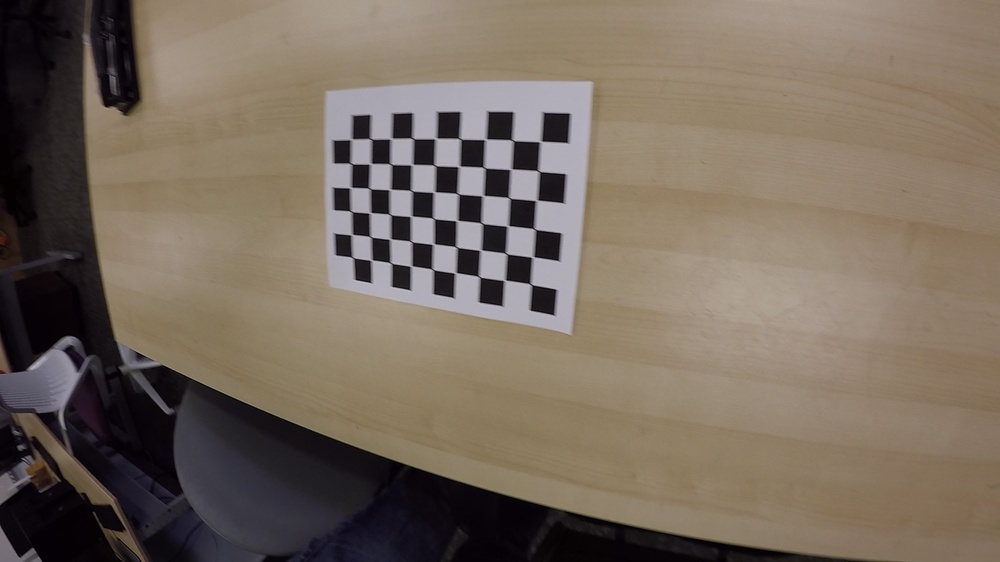
#> input picture Vision Feedback Loop/Camera Calibration/calibrationData/01.jpg, 1000 x 562 px, shrunk from 1920 x 1080 before the run; its folder holds only this picture in this run
$ jupyter execute 'GoPro Camera Calibration.ipynb'   (shell and % lines are left out)
#> lines starting #> are read from the running program, lines starting #| are printed output that depends on the picture; long printed decimals are rounded
[cell 1]
import cv2
import numpy as np
import matplotlib.pyplot as plt

import sys
import copy
from os import listdir, path
from os.path import isfile, join

[cell 2]
class ImageProcess(object):
    """Process and calibrate images from camera"""

    def __init__(self, calibrate = False, matrixPath = None, size= 1000):
        """Creates an object of image correction """

        if matrixPath == None:
            self.matrixPath = "calibration_data.npz"
        else:
            self.matrixPath = matrixPath+".npz"

        # setup parameters
        self.size = size
        self.imageReadPath=  "./calibrationData"

        if calibrate:
            self.calibrateCamera()

        #loading the matrix calibration data
        calibrationData = np.load(self.matrixPath)
        distCoeff, intrinsic_matrix = calibrationData.files
        self.intrinsic_matrix = calibrationData[intrinsic_matrix]
        self.distCoeff = calibrationData[distCoeff]

    def readImages(self, path = None, crop= False, size = None):
        """reads images from a giben path and crop them with a desired size"""
#> called with crop = False
        if path == None:
            path = self.imageReadPath
        if size == None:
            size = self.size
        names = [join(path, f) for f in listdir(path)
                                     if (isfile(join(path, f))
                                    and (f[-4:]==".jpg" or f[-4:]==".png"))]

        self.sourceImages = [cv2.imread(name) for name in names ]
#> self.sourceImages = 1 item
        self.images = copy.deepcopy(self.sourceImages)
#> self.images = 1 item
        self.h,self.w,_ = self.sourceImages[0].shape

        if crop:
            wC = self.w//2
            hC = self.h//2
            self.images = [img[hC-size//2:hC+size//2, wC-size//2:wC+size//2] for img in self.images]

        return self.images

    def lensCorrection(self, images= None, save = False):
        """applies lens correction to the images"""

        if type(images) != np.ndarray and type(images) != list:
            images = self.readImages()
        if type(images) != list:
            images = [images]

        self.corrected = [cv2.undistort(img, self.intrinsic_matrix, self.distCoeff, None) for img in images]
        print (len(self.corrected))
        if save:
            for i in range (len(self.corrected)):
                name = "corrected{}.jpg".format(i)
                cv2.imwrite(name,self.corrected[i])

        return self.corrected

    # [10 lines left out: function saveImages, not called in this run]

    def calibrateCamera(self):
        """calibrate camera based on a set of given images"""
        # based on: https://www.theeminentcodfish.com/gopro-calibration/

        images = self.readImages()
#> images = 1 item
        n_boards = len(images)
#> n_boards = 1
        board_w = 9
        board_h= 6
        board_dim= 25
        h,w,_ = images[0].shape
        image_size = (w,h)
        print (image_size)
#| (1000, 562)


        board_n = board_w * board_h
        opts = []
        ipts = []
        npts = np.zeros((n_boards, 1), np.int32)
        intrinsic_matrix = np.zeros((3, 3), np.float32)
        distCoeffs = np.zeros((5, 1), np.float32)
        criteria = (cv2.TERM_CRITERIA_EPS + cv2.TERM_CRITERIA_MAX_ITER, 30, 0.1)

        # prepare object points based on the actual dimensions of the calibration board
        # like (0,0,0), (25,0,0), (50,0,0) ....,(200,125,0)

        objp = np.zeros((board_h*board_w,3), np.float32)
        objp[:,:2] = np.mgrid[0:(board_w*board_dim):board_dim,0:(board_h*board_dim):board_dim].T.reshape(-1,2)

        #Loop through the images.  Find checkerboard corners and save the data to ipts.
        for i in range(1, n_boards + 1):

            #Loading images
            print ('Loading... Calibration image' + str(i))
            image = images[i-1]

            #Converting to grayscale
            grey_image = cv2.cvtColor(image, cv2.COLOR_RGB2GRAY)

            #Find chessboard corners
            found, corners = cv2.findChessboardCorners(grey_image, (board_w,board_h),cv2.CALIB_CB_ADAPTIVE_THRESH + cv2.CALIB_CB_NORMALIZE_IMAGE)
            print (found)

            if found == True:

                #Add the "true" checkerboard corners
                opts.append(objp)

                #Improve the accuracy of the checkerboard corners found in the image and save them to the ipts variable.
                cv2.cornerSubPix(grey_image, corners, (20, 20), (-1, -1), criteria)
                ipts.append(corners)

                #Draw chessboard corners
                cv2.drawChessboardCorners(image, (board_w, board_h), corners, found)

                #Show the image with the chessboard corners overlaid.
                plt.imshow(image)
                plt.show()
#> this loop made 1 pass
#> found on pass 1: True
#> (printed output is left out)
#> pass 1, in calibrateCamera, `grey_image = cv2.cvtColor(image, cv2.COLOR_RGB2GRAY)`:
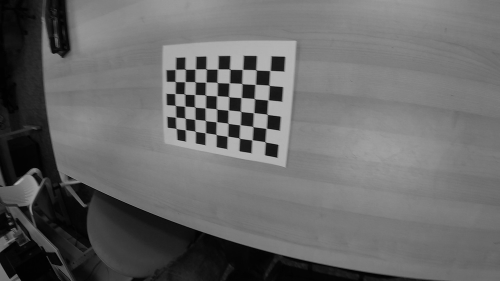
#> grey_image: shape (562, 1000) (shown at 1/2 size); min 0, max 196, mean 104.2
#> pass 1, in calibrateCamera, `plt.show()`:
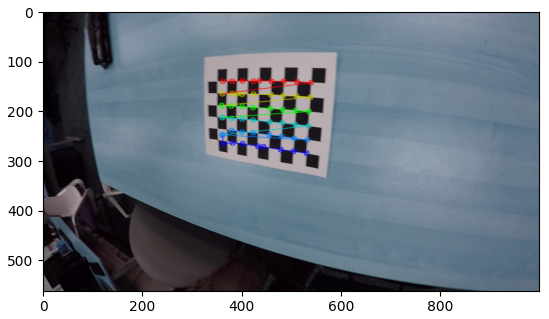
#> figure drawn by matplotlib, 1 panel; B, G, R data is drawn as R, G, B
#> after the loop, ipts = 1 item; opts = 1 item

        print ('')
        print ('Finished processes images.')

        #Calibrate the camera
        print ('Running Calibrations...')
        print(' ')
        ret, intrinsic_matrix, distCoeff, rvecs, tvecs = cv2.calibrateCamera(opts, ipts, grey_image.shape[::-1],None,None)
#> ret = 4.49; intrinsic_matrix = [[648.6, 0, 558.5], [0, 476.6, 318.1], [0, 0, 1]]; distCoeff = [[1.08, -25.06, -0.369, 0.0408, 57.77]]; rvecs = ([0.9, 0.273, -2.96],); tvecs = ([-24.9, -45.38, 606.7],)

        #Save matrices
        print('Intrinsic Matrix: ')
        print(str(intrinsic_matrix))
#| [[648.606   0.         558.487]
#|  [  0.         476.646   318.126]
#|  [  0.           0.           1.        ]]
        print(' ')
        print('Distortion Coefficients: ')
        print(str(distCoeff))
#| [[ 1.08227575e+00 -2.50604845e+01 -3.69226516e-01  4.07590984e-02
#|    5.77736171e+01]]
        print(' ')

        #Save data
        print ('Saving data file...')
        np.savez(self.matrixPath, distCoeff=distCoeff, intrinsic_matrix=intrinsic_matrix)
        print ('Calibration complete')
        #Calculate the total reprojection error.  The closer to zero the better.
        tot_error = 0
        for i in range(len(opts)):
            imgpoints2, _ = cv2.projectPoints(opts[i], rvecs[i], tvecs[i], intrinsic_matrix, distCoeff)
            error = cv2.norm(ipts[i],imgpoints2, cv2.NORM_L2)/len(imgpoints2)
            tot_error += error
#> this loop made 1 pass
#> (error, tot_error) on pass 1: (0.611, 0.611)
#> after the loop, tot_error = 0.611

        print ("total reprojection error: ", tot_error/len(opts))
#| total reprojection error:  0.6113

[cell 3]
cor = ImageProcess(calibrate=True)

[cell 4]
a= cor.lensCorrection()
#> in lensCorrection, `images = self.readImages()`: images = 1 item
#| 1
#> a = 1 item
pic = cor.lensCorrection(images = cor.images[0])
#| 1
#> pic = 1 item
plt.imshow(pic[0])
plt.show()
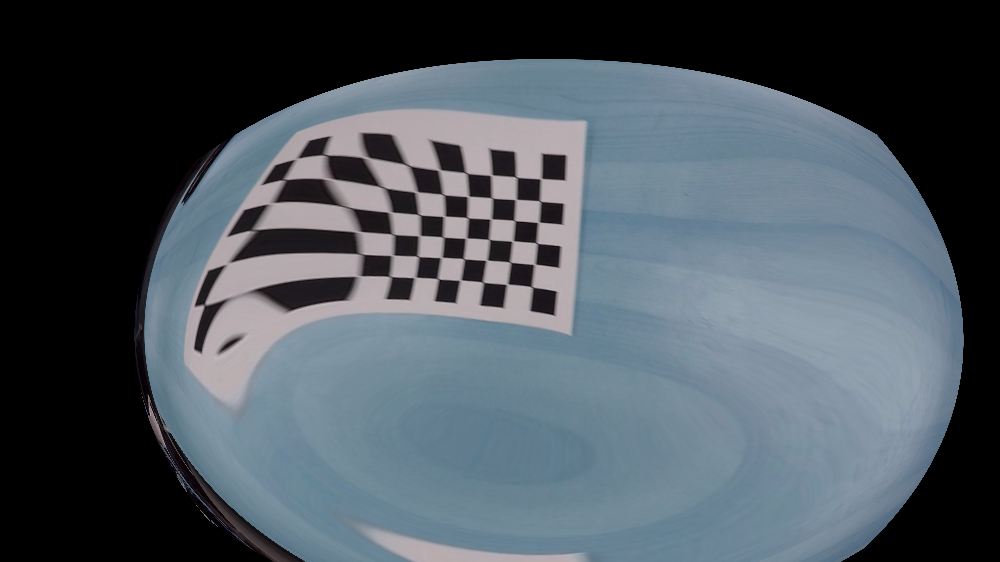
#> shown: shape (562, 1000, 3); mean R, G, B 75, 84.8, 93.2

$ run again, on Vision Feedback Loop/Camera Calibration/calibrationData/05.jpg
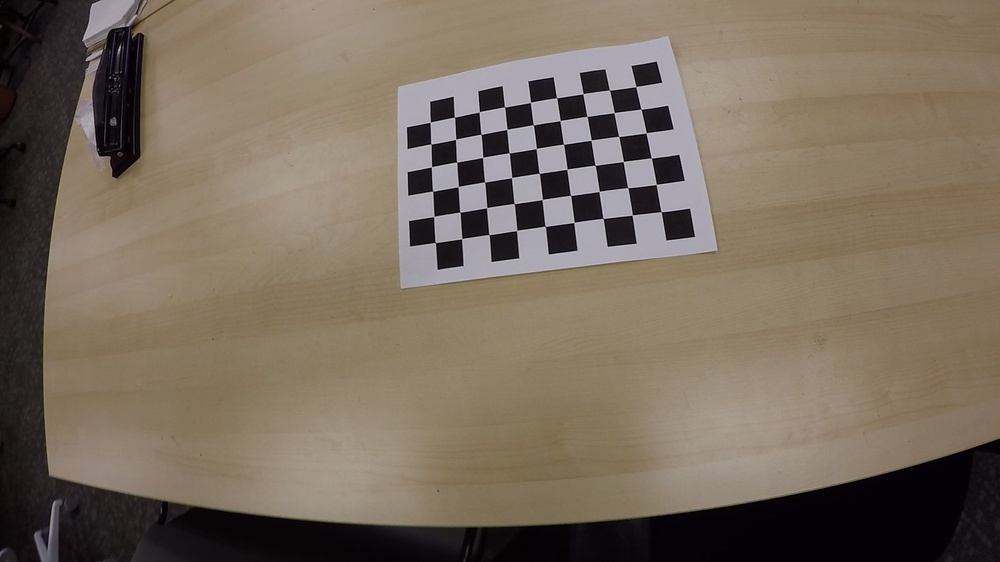
#> input picture Vision Feedback Loop/Camera Calibration/calibrationData/05.jpg, 1000 x 562 px, shrunk from 1920 x 1080 before the run
#> self.sourceImages = 1 item
#> n_boards = 1
#| (1000, 562)
#> the loop in calibrateCamera, `for i in range(1, n_boards + 1):` made 1 pass
#> found on pass 1: True
#> (printed output is left out)
#> pass 1, in calibrateCamera, `grey_image = cv2.cvtColor(image, cv2.COLOR_RGB2GRAY)`:
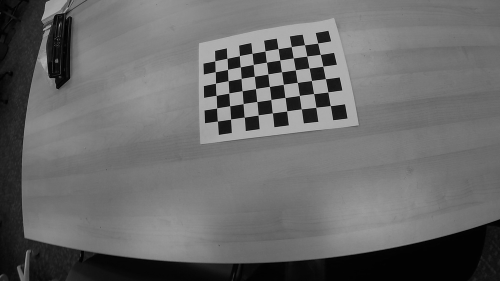
#> grey_image: shape (562, 1000) (shown at 1/2 size); min 0, max 207, mean 105.2
#> after the loop in calibrateCamera, `for i in range(1, n_boards + 1):`: ipts = 1 item
#> ret = 4.73; intrinsic_matrix = [[246.1, 0, 515.2], [0, 261, 257.8], [0, 0, 1]]; distCoeff = [[0.995, -3.04, 0.0712, 0.0624, 2.5]]; rvecs = ([-0.123, -0.0526, 3],); tvecs = ([124.8, -41.64, 243.5],)
#| [[246.071   0.         515.208]
#|  [  0.         261.049  257.751]
#|  [  0.           0.           1.        ]]
#| [[ 0.9949 -3.043    0.07119  0.06241  2.500]]
#> the loop in calibrateCamera, `for i in range(len(opts)):` made 1 pass
#> (error, tot_error) on pass 1: (0.643, 0.643)
#> after the loop in calibrateCamera, `for i in range(len(opts)):`: tot_error = 0.643
#| total reprojection error:  0.6434
#> in lensCorrection, `images = self.readImages()`: images = 1 item
#| 1
#| 1
#> `plt.show()`:
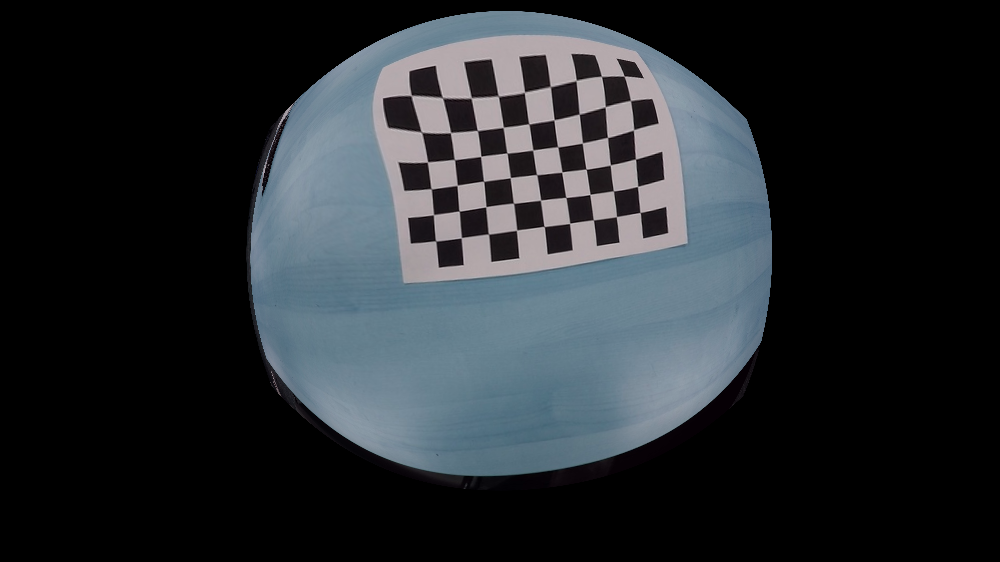
#> shown: shape (562, 1000, 3); mean R, G, B 39.1, 43.6, 47.6

$ run again, on Vision Feedback Loop/Camera Calibration/calibrationData/06.jpg
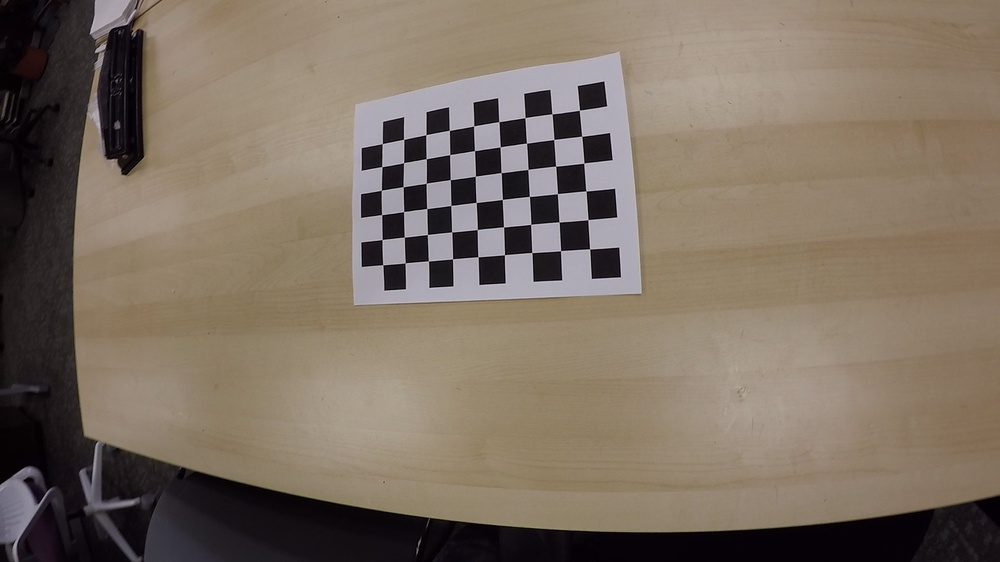
#> input picture Vision Feedback Loop/Camera Calibration/calibrationData/06.jpg, 1000 x 562 px, shrunk from 1920 x 1080 before the run
#> self.sourceImages = 1 item
#> n_boards = 1
#| (1000, 562)
#> the loop in calibrateCamera, `for i in range(1, n_boards + 1):` made 1 pass
#> found on pass 1: True
#> (printed output is left out)
#> pass 1, in calibrateCamera, `grey_image = cv2.cvtColor(image, cv2.COLOR_RGB2GRAY)`:
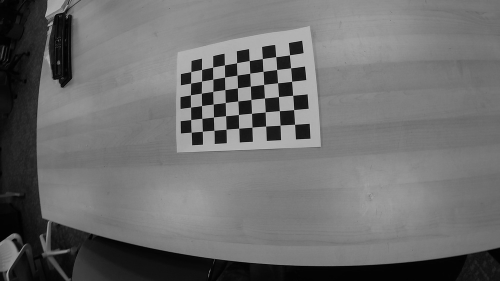
#> grey_image: shape (562, 1000) (shown at 1/2 size); min 0, max 209, mean 108.9
#> after the loop in calibrateCamera, `for i in range(1, n_boards + 1):`: ipts = 1 item
#> ret = 3.28; intrinsic_matrix = [[620.4, 0, 539.6], [0, 727.8, 381.6], [0, 0, 1]]; distCoeff = [[-0.863, 8.51, 0.204, 0.00254, -17.78]]; rvecs = ([0.495, -0.378, 3.07],); tvecs = ([40.96, -100, 461.3],)
#| [[620.419   0.         539.617]
#|  [  0.         727.837 381.551]
#|  [  0.           0.           1.        ]]
#| [[-8.62786168e-01  8.50752970e+00  2.04130554e-01  2.53899713e-03
#|   -1.77818945e+01]]
#> the loop in calibrateCamera, `for i in range(len(opts)):` made 1 pass
#> (error, tot_error) on pass 1: (0.447, 0.447)
#> after the loop in calibrateCamera, `for i in range(len(opts)):`: tot_error = 0.447
#| total reprojection error:  0.4469
#> in lensCorrection, `images = self.readImages()`: images = 1 item
#| 1
#| 1
#> `plt.show()`:
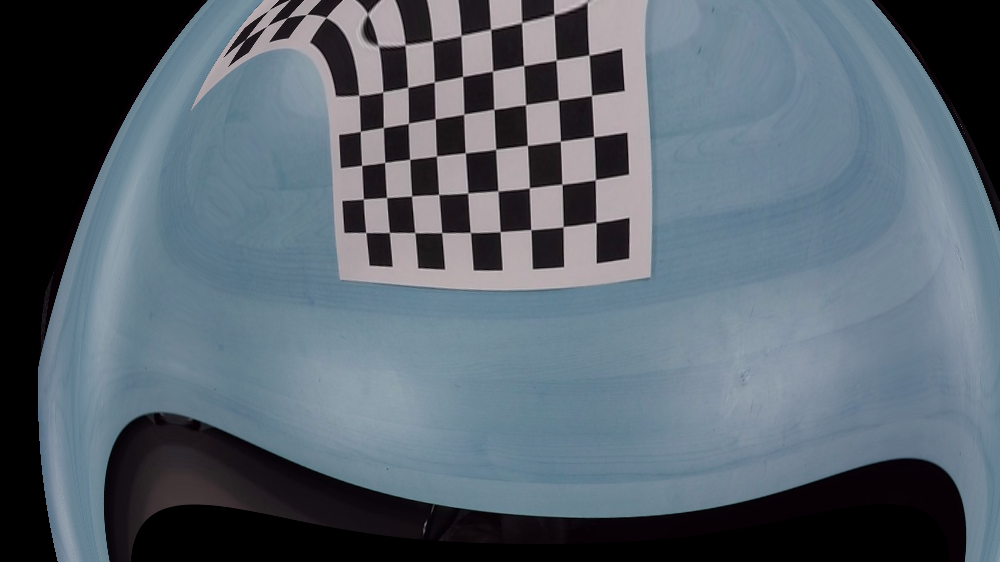
#> shown: shape (562, 1000, 3); mean R, G, B 88.2, 100, 110.5
